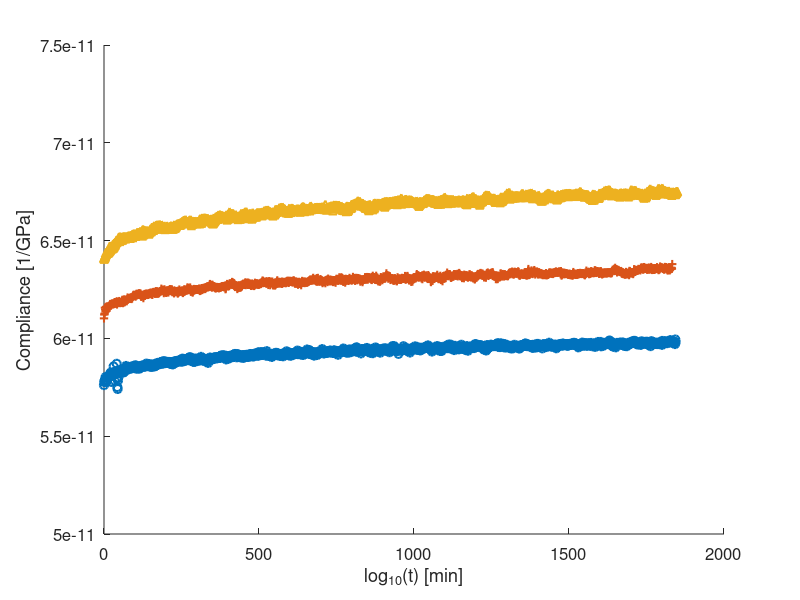

This chart was generated by the following MATLAB code: (Note: this script raises an error after producing the figure.)
clear
close all
% Shifting algorithm is from "The closed form t-T-P shifting (CFS)
% algorithm" by M. Gergesova, B. Zupancic, I. Saprunov, and I. Emri
comp = load('avg_comp');
comp = comp.avg_comp;
exp_time = load('avg_time');
exp_time = exp_time.avg_time;
temps = [35, 45, 60]; % temp in degC
tref = temps(1);
% 
figure()
marker = ['o+^d'];
for k = 1:length(temps)
    hold on
    plot(exp_time{k}, comp{k}, marker(k),'Linewidth', 1.5)
end
xlabel('log_{10}(t) [min]')
ylabel('Compliance [1/GPa]')
set(gca, 'Fontsize', 12)

% times = raw_times;
% comp = log10(raw_comp);
ref_time = log10(exp_time{1}(3:end))';
ref_comp = log10(comp{1}(3:end))';
best_fit_exten = 100000;
% figure(), hold on, grid on
for k = 1:length(temps) -1
% find overlab region
    next_time = log10(exp_time{k+1}(3:end))';
    next_comp = log10(comp{k+1}(3:end))';
%     hold on
%     plot(ref_time,ref_comp)
%     plot(next_time, next_comp)
    [~, ol_start] = min(next_comp);
    [~, ol_end] = max(ref_comp);
    u_ind = find(next_comp(:,1) >= next_comp(ol_start) & next_comp(:,1) <= ref_comp(ol_end));
    l_ind = find(ref_comp(:,1) >= next_comp(ol_start) & ref_comp(:,1) <= ref_comp(ol_end));

    U = [next_time(u_ind), next_comp(u_ind)];
    L = [ref_time(l_ind), ref_comp(l_ind)];

    % A is an intermediate variable representing the area within the overlaping
    % region of the two compliance curves
    A = sum((0.5 * (L(2:end,1) + L(1:end-1,1))) .* (L(2:end,2) - L(1:end-1,2)));

    % b is an intermediate variable
    b = sum((0.5 * (U(2:end,1) + U(1:end-1,1))) .* (U(2:end,2) - U(1:end-1,2)));
    
    try
        log_shift_factor = (A - b) / (L(end,2) - U(1,2));
    catch
        log_shift_factor = nan;
    end
    
    while isnan(log_shift_factor) || isinf(log_shift_factor)
        [fitresult, ~] = ref_best_fit(ref_time(3:end), ref_comp(3:end));
        time = ref_time;
        time_ext = log10(linspace(10^ref_time(end),10^ref_time(end)+best_fit_exten,best_fit_exten));
        time(end+1:end+length(time_ext)) = time_ext;
        comp_ext = fitresult.a .* time.^(fitresult.b) + fitresult.c;
        plot(time,comp_ext)
        hold on
        plot(ref_time, ref_comp)
        plot(next_time, next_comp)
        [~, ol_start] = min(next_comp);
        [~, ol_end] = max(comp_ext);
        u_ind = find(next_comp(:,1) >= next_comp(ol_start) & next_comp(:,1) <= comp_ext(ol_end));
        l_ind = find(comp_ext(:,1) >= next_comp(ol_start) & comp_ext(:,1) <= comp_ext(ol_end));

        U = [next_time(u_ind), next_comp(u_ind)];
        L = [time(l_ind), comp_ext(l_ind)];

        % A is an intermediate variable representing the area within the overlaping
        % region of the two compliance curves
        A = sum((0.5 * (L(2:end,1) + L(1:end-1,1))) .* (L(2:end,2) - L(1:end-1,2)));

        % b is an intermediate variable
        b = sum((0.5 * (U(2:end,1) + U(1:end-1,1))) .* (U(2:end,2) - U(1:end-1,2)));

        log_shift_factor = (A - b) / (L(end,2) - U(1,2));
        best_fit_exten = best_fit_exten*100
    end
        
    shift_factor = 10^(log_shift_factor);
    shifted_time = next_time + log_shift_factor;
    ref_time = [ref_time; shifted_time];
    ref_comp = [ref_comp; next_comp];
    
    figure(), hold on
    loglog(ref_time, ref_comp, '-o', 'LineWidth', 1.5)
    loglog(next_time, next_comp, '-*', 'LineWidth', 1.5)
    loglog(shifted_time, next_comp, '-+', 'LineWidth', 1.5)
end
xlabel('log(t) [min]')
ylabel('log(D) [1/GPa]')

mc = 10.^ref_comp;

[fitresult, gof] = ref_best_fit(ref_time(3:end), ref_comp(3:end));
fit_time = linspace(ref_time(1),ref_time(end),length(ref_time));
fit_comp = fitresult.a .* fit_time.^(fitresult.b) + fitresult.c;

figure()
hold on
plot(ref_time,mc, 'k^', 'LineWidth', 1.5)
marker = ['o+^d'];
for k = 1:length(temps)
    hold on
    plot(log10(exp_time{k}), comp{k}, marker(k),'Linewidth', 1.5)
end
plot(fit_time,10.^fit_comp, '-', 'Linewidth', 1.5)
grid on
set(gca, 'Fontsize', 12)
xlabel('log_{10}(t) [sec]')
ylabel('Compliance [1/Pa]')
legend({'Shifted Curves', '30^oC', '45^oC', '60^oC', 'Master Curve'},...
    'Location', 'southeast')

